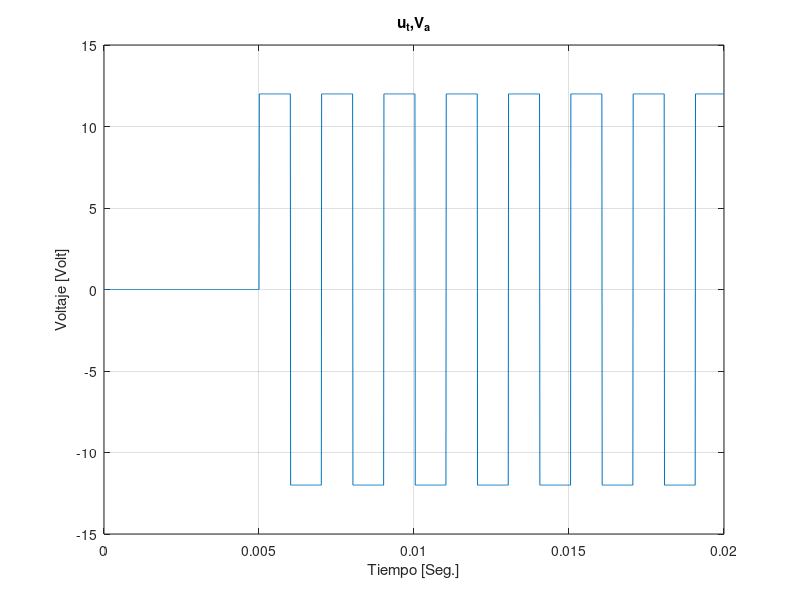
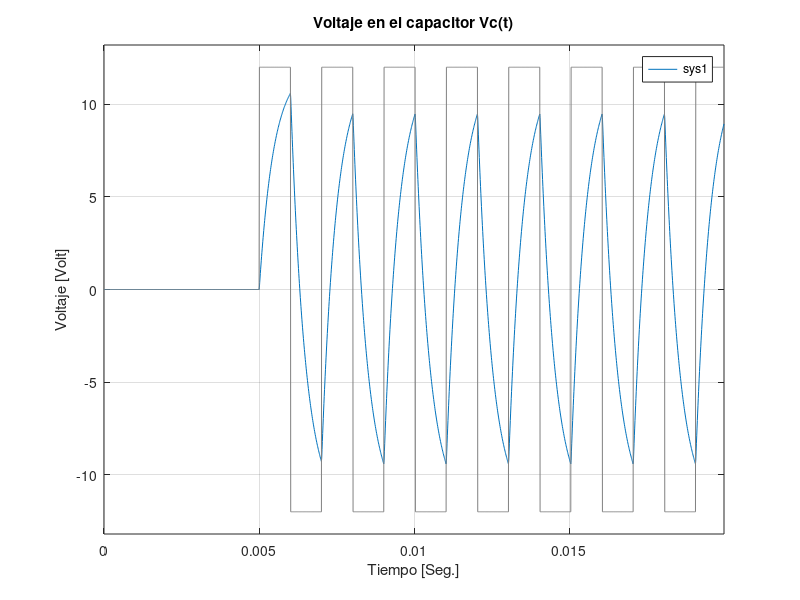
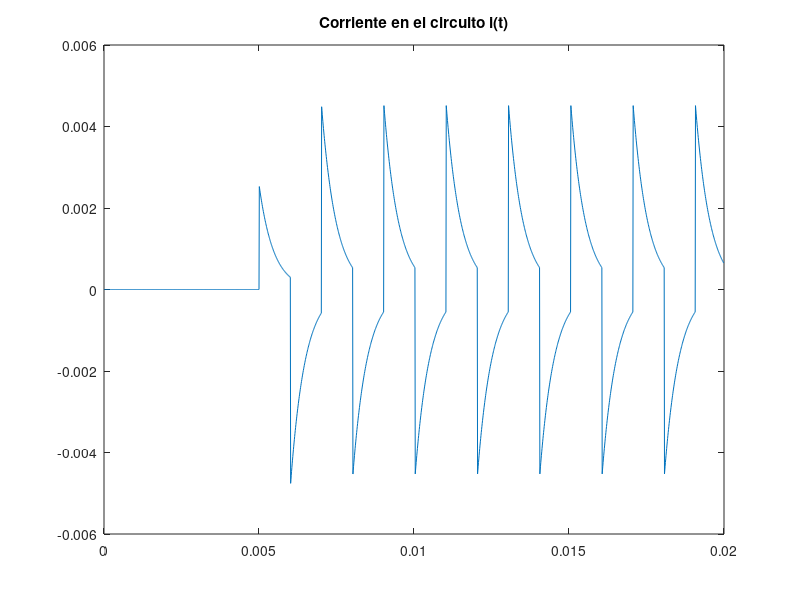

Source code (MATLAB) for these figures, in order:
clc;clear all;close all;

%Defino las contantes del sistema
R=4.7e3;
L=10e-6;
C=100e-9;

%Defino las matrices
Mat_A=[-R/L -1/L;1/C 0];
Mat_B=[1/L;0];
Mat_C=[R 0;0 1];% Necesito el voltaje a la salida que es el producto entre la corriente de la malla y la resistencia

%Defino la entrada U
h=0.00001; %0.01 ms de paso
t = 0:h:0.01999; % Vector de tiempo de 0 a 20ms con paso de h=0.0001ms --> vector tamaño 2000
u = zeros(size(t)); % Vector de ceros de la misma longitud que el vector de tiempo
variable=0;%cuenta 1ms/h

for i = 1:length(t)
    
    if t(i) <= 0.005
        u(i)= 0; %primeros 5 ms vale cero
    elseif t(i) > 0.005 && variable<=(0.001/h)
        u(i) = 12;
        variable=variable+1;
    elseif t(i) > 0.005 && variable>(0.001/h)
        u(i) = -12;
        variable=variable+1;
    end
    
    if variable>(2*(0.001/h))
        variable=0;
    end
    
end
plot(t, u);
grid on;
title('u_t,V_a')
xlabel('Tiempo [Seg.]');
ylabel('Voltaje [Volt]');

%voltaje en el capacitor
Mat_C=[0 1];
sys1=ss(Mat_A,Mat_B,Mat_C,[]);
figure
lsim(sys1,u,t);
xlabel('Tiempo [Seg.]');
ylabel('Voltaje [Volt]');
title('Voltaje en el capacitor Vc(t)');

%corriente
Mat_C=[1 0];
sys2=ss(Mat_A,Mat_B,Mat_C,[]);
Corriente=lsim(sys2,u,t);
figure
plot(t,Corriente);
title('Corriente en el circuito i(t)');



